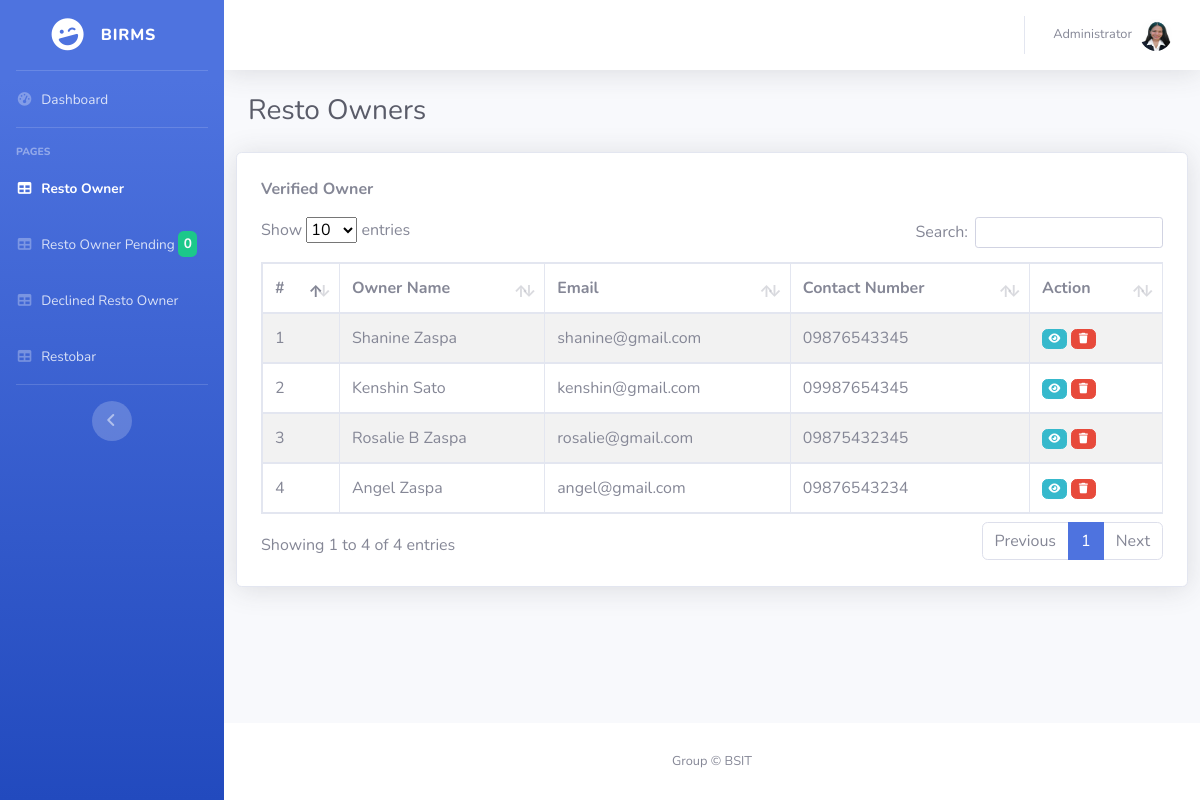
/admin/resto_owner.php (signed in), run on the app's committed database.
### tables this page shows
CREATE TABLE `owner` (
  `id` int(11) NOT NULL,
  `owner_id` varchar(50) NOT NULL,
  `firstname` varchar(100) NOT NULL,
  `middlename` varchar(100) DEFAULT NULL,
  `lastname` varchar(100) NOT NULL,
  `email` varchar(100) NOT NULL,
  `password` varchar(100) NOT NULL,
  `contact_num` varchar(11) NOT NULL,
  `address` varchar(100) NOT NULL,
  `profile` varchar(250) DEFAULT NULL,
  `status` int(11) NOT NULL
);

### inc/function.php (called while the page is built, shortened)
<?php
    class Connection{
        public $host = "localhost";
        public $user = "u510162695_birms_db";
        public $password = "1Birms_db";
        public $db_name = "u510162695_birms_db";
        public function __construct(){
            $this->conn = mysqli_connect($this->host, $this->user, $this->password, $this->db_name);
        }
    }
    class dataOperation extends Connection{
        public function displayOwner(){
            $sql = mysqli_query($this->conn, "SELECT * FROM owner WHERE status = 1");
            $array = array();
            while($row = mysqli_fetch_assoc($sql)){
                $array[] = $row;
            }
            return $array;
        }
        public function displayPOCnt(){
            $sql = mysqli_query($this->conn, "SELECT COUNT(*) AS pending FROM owner WHERE status=0");
            $array = array();
            $cnt = mysqli_fetch_assoc($sql);
            $array[] = $cnt;
            return $array;
        }
    }
    $oop = new dataOperation;

### admin/resto_owner.php (the view, shortened to what this page needs)
<?php
require_once('../inc/function.php');
?>
<!DOCTYPE html>
<html lang="en">
<head>
    <link href="../vendor/fontawesome-free/css/all.min.css" rel="stylesheet" type="text/css">
    <link href="../css/sb-admin-2.min.css" rel="stylesheet">
    <link href="../css/datatables.min.css" rel="stylesheet">
</head>
<body id="page-top">
    <div id="wrapper">
        <ul class="navbar-nav bg-gradient-primary sidebar sidebar-dark accordion" id="accordionSidebar">
            <a class="sidebar-brand d-flex align-items-center justify-content-center" href="#">
                <div class="sidebar-brand-icon rotate-n-15">
                    <i class="fas fa-laugh-wink"></i>
                </div>
                <div class="sidebar-brand-text mx-3">BIRMS</div>
            </a>
            <hr class="sidebar-divider my-0">
            <li class="nav-item ">
                <a class="nav-link" href="index.php">
                    <i class="fas fa-fw fa-tachometer-alt"></i>
                    <span>Dashboard</span></a>
            </li>
            <hr class="sidebar-divider">
            <div class="sidebar-heading">
                Pages
            </div>
            <li class="nav-item active">
                <a class="nav-link" href="resto_owner.php">
                    <i class="fas fa-fw fa-table"></i>
                    <span>Resto Owner</span></a>
            </li>
             <li class="nav-item">
                <a class="nav-link" href="resto_pending.php">
                    <i class="fas fa-fw fa-table"></i>
                    <span>Resto Owner Pending <span class="badge bg-success text-light">
                    <?php
                        $myrow = $oop->displayPOCnt();
                        foreach($myrow as $row){
                            echo $row['pending'];
                        }
                        ?>
                    </span></span></a>
            </li>
            <li class="nav-item">
                <a class="nav-link" href="declined_owner.php">
                    <i class="fas fa-fw fa-table"></i>
                    <span>Declined Resto Owner</span></a>
            </li>
             <li class="nav-item">
                <a class="nav-link" href="restobar.php">
                    <i class="fas fa-fw fa-table"></i>
                    <span>Restobar</span></a>
            </li>
            <hr class="sidebar-divider d-none d-md-block">
            <div class="text-center d-none d-md-inline">
                <button class="rounded-circle border-0" id="sidebarToggle"></button>
            </div>
        </ul>
        <div id="content-wrapper" class="d-flex flex-column">
            <div id="content">
                <nav class="navbar navbar-expand navbar-light bg-white topbar mb-4 static-top shadow">
                    <ul class="navbar-nav ml-auto">
                        <li class="nav-item dropdown no-arrow">
                            <a class="nav-link dropdown-toggle" href="#" id="userDropdown" role="button"
                                data-toggle="dropdown" aria-haspopup="true" aria-expanded="false">
                                <span class="mr-2 d-none d-lg-inline text-gray-600 small">Administrator</span>
                                <img class="img-profile rounded-circle"
                                    src="../img/shanine.jpg.jpg">
                            </a>
                    </ul>
                </nav>
                <div class="container-fluid">
                    <div class="d-sm-flex align-items-center justify-content-between mb-4">
                        <h1 class="h3 mb-0 text-gray-800">Resto Owners</h1>
                    </div>
                    <div class="row">
                        <div class="card shadow mb-4 p-4 w-100">
                            <p><strong>Verified Owner</strong></p>
                            <div class="data_table">
                                <table id="dashprint" class="table table-striped table-bordered">
                                    <thead class="table">
                                        <tr>
                                            <th>#</th>
                                            <th>Owner Name</th>
                                            <th>Email</th>
                                            <th>Contact Number</th>
                                            <th >Action</th>
                                        </tr>
                                    </thead>
                                    <tbody>
                                    <?php
													$myrow = $oop->displayOwner();
													$i = 1;
													foreach($myrow as $row){
														?>
														<tr>
															<td><?=$i++?></td>
															<td><?=$row['firstname'] ." ".substr($row['middlename'], 0,1)." ".$row['lastname']?></td>
															<td><?=$row['email']?></td>
															<td><?=$row['contact_num']?></td>
															<td>
																<a href="#" data-toggle="modal" data-target="#viewModal<?=$row['id']?>" class="btn btn-info badge"> <i class="fas fa-eye fa-sm fa-fw"></i></a>
																<a href="#" data-toggle="modal" data-target="#deleteModal<?=$row['id']?>" class="btn btn-danger badge"> <i class="fas fa-trash fa-sm fa-fw"></i></a>
															</td>
														</tr>
                                                        <div class="modal fade" id="deleteModal<?=$row['id']?>" tabindex="-1" role="dialog" aria-labelledby="exampleModalLabel" aria-hidden="true">
														<?php
													}
													?>
                                    </tbody>
                                </table>
                            </div>
                        </div>
                    </div>
                </div>
            </div>
            <footer class="sticky-footer bg-white">
                <div class="container my-auto">
                    <div class="copyright text-center my-auto">
                        <span>Group &copy; BSIT</span>
                    </div>
                </div>
            </footer>
        </div>
    </div>
</body>
</html>

### data on the page
owner: firstname "Shanine", lastname "Zaspa", email "shanine@gmail.com", contact_num "09876543345"
owner: firstname "Kenshin", lastname "Sato", email "kenshin@gmail.com", contact_num "09987654345"
owner: firstname "Rosalie", middlename "B", lastname "Zaspa", email "rosalie@gmail.com", contact_num "09875432345"
owner: firstname "Angel", lastname "Zaspa", email "angel@gmail.com", contact_num "09876543234"

### other printed values
$row['pending'] "0"
